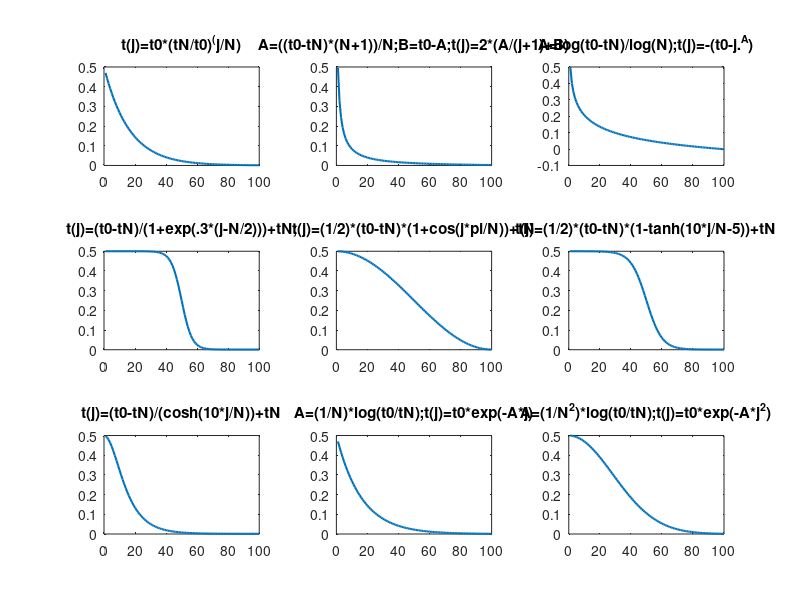

Recreate this plot in MATLAB.
%%%%%%%%%%%%%%%%%%%%%%%%%%/
% Annealing Schedules
%%%%%%%%%%%%%%%%%%%%%%%%%%/   
function returncool = Hahn_CoolingA()   
   
 
t0=0.5;

tN=0.001;

N=100;

j=1:N;

clf;
set(gcf,'color','w');


%%%%%%%%%%%%%%%%%%%%%%%%%%/   


	%t(j)=t0-j*(t0-tN)/N
	
	%subplot(3,3,1)
	
	%plot(t,'LineWidth',1.5)
	
%%%%%%%%%%%%%%%%%%%%%%%%%/   


	
	t(j)=t0*(tN/t0).^(j/N);
	
	subplot(3,3,1)
	
	plot(t,'LineWidth',1.5)
	title('t(j)=t0*(tN/t0)^(j/N)')

%%%%%%%%%%%%%%%%%%%%%%%%%%/   
	
	A=((t0-tN)*(N+1))/N;
	
	B=t0-A;

	t(j)=2*(A./(j+1)+B);
	
	subplot(3,3,2)
	
	plot(t,'LineWidth',1.5)
    title('A=((t0-tN)*(N+1))/N;B=t0-A;t(j)=2*(A/(j+1)+B)')


%%%%%%%%%%%%%%%%%%%%%%%%%%/   

	A=log(t0-tN)./log(N);

	t(j)=-(t0-j.^A);
	
	subplot(3,3,3)
	
	plot(t,'LineWidth',1.5)
	title('A=log(t0-tN)/log(N);t(j)=-(t0-j.^A)')
	
%%%%%%%%%%%%%%%%%%%%%%%%%%/   


	t(j)=(t0-tN)./(1+exp(.3*(j-N/2)))+tN;
	
	subplot(3,3,4)
	
	plot(t,'LineWidth',1.5)
    title('t(j)=(t0-tN)/(1+exp(.3*(j-N/2)))+tN;')

%%%%%%%%%%%%%%%%%%%%%%%%%%/   


	t(j)=(1/2)*(t0-tN)*(1+cos(j*pi/N))+tN;
	
	subplot(3,3,5)
	
	plot(t,'LineWidth',1.5)
    title('t(j)=(1/2)*(t0-tN)*(1+cos(j*pi/N))+tN')
	
	
%%%%%%%%%%%%%%%%%%%%%%%%%%/   


	t(j)=(1/2)*(t0-tN)*(1-tanh(10*j/N-5))+tN;
	
	subplot(3,3,6)
	
	plot(t,'LineWidth',1.5)
    title('t(j)=(1/2)*(t0-tN)*(1-tanh(10*j/N-5))+tN')
	
	
%%%%%%%%%%%%%%%%%%%%%%%%%%/   
	
	
	
	t(j)=(t0-tN)./(cosh(10*j/N))+tN;
	
	subplot(3,3,7)
	
	plot(t,'LineWidth',1.5)
    title('t(j)=(t0-tN)/(cosh(10*j/N))+tN')
	
	
%%%%%%%%%%%%%%%%%%%%%%%%%%/   

	A=(1/N)*log(t0/tN);

	t(j)=t0*exp(-A*j);
	
	subplot(3,3,8)
	
	plot(t,'LineWidth',1.5)
    title('A=(1/N)*log(t0/tN);t(j)=t0*exp(-A*j)')
	
	
%%%%%%%%%%%%%%%%%%%%%%%%%%/   

	A=(1/N^2)*log(t0/tN);

	t(j)=t0*exp(-A*j.^2);
	
	subplot(3,3,9)
	
	plot(t,'LineWidth',1.5)
    title('A=(1/N^2)*log(t0/tN);t(j)=t0*exp(-A*j^2)')
	
	
%%%%%%%%%%%%%%%%%%%%%%%%%%/   
	
	
	
	
	returncool=0;
	
	
	
end
	
	
	
	
	
	






	
	
	
	
	


